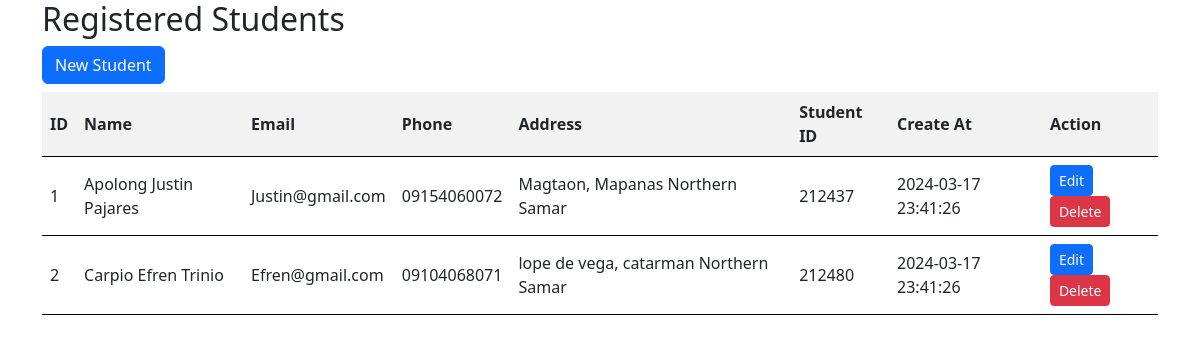
Screenshot of /Student_registration_form/index.php with the database file from the repository.
### tables this page shows
CREATE TABLE `students` (
  `id` int(11) NOT NULL,
  `name` varchar(100) NOT NULL,
  `email` varchar(200) NOT NULL,
  `phone` varchar(20) DEFAULT NULL,
  `address` varchar(200) DEFAULT NULL,
  `student_id` varchar(20) NOT NULL,
  `created_at` datetime NOT NULL DEFAULT current_timestamp()
);

### Student_registration_form/index.php (the view, shortened to what this page needs)
<!DOCTYPE html>
<html lang="en">
<head>
  <link rel="stylesheet" href="https://cdn.jsdelivr.net/npm/bootstrap@5.3.3/dist/css/bootstrap.min.css">
</head>
<body>
  <div class="container">
    <h2>Registered Students</h2>
    <a id="btn" class="btn btn-primary" href="/Student_Registration_Form/create.php" role="button">New Student</a>
    <br>
    <table class="tble">
      <thead>
        <tr>
          <th>ID</th>
          <th>Name</th>
          <th>Email</th>
          <th>Phone</th>
          <th>Address</th>
          <th>Student ID</th>
          <th>Create At</th>
          <th>Action</th>
        </tr>
      </thead>
      <tbody>
      <?php
      $servername = "localhost";
      $username = "root";
      $password = "";
      $database = "registration form";
      $connection = new mysqli($servername, $username, $password, $database);
      $sql = "SELECT * FROM students";
      $result = $connection->query($sql);
      while($row = $result->fetch_assoc()) {
        echo "
        <tr>
          <td>$row[id]</td>
          <td>$row[name]</td>
          <td>$row[email]</td>
          <td>$row[phone]</td>
          <td>$row[address]</td>
          <td>$row[student_id]</td>
          <td>$row[created_at]</td>
          <td>
            <a class='btn btn-primary btn-sm' href='/Student_Registration_Form/edit.php?id=$row[id]'>Edit</a>
            <a class='btn btn-danger btn-sm' href='/Student_Registration_Form/delete.php?id=$row[id]'>Delete</a>
          </td>
        </tr>
        ";
      }
      ?>
      </tbody>
    </table>
  </div>
</body>
</html>

### Student_registration_form/index.php (style rules this page uses)
table { border-collapse: collapse; width: 100%; }
th, td { border-bottom: 1px solid black; padding: 8px; text-align: left; }
th { background-color: #f2f2f2; }
#btn { margin-bottom: 8px; }

### rows the page displays
students: id "1", name "Apolong Justin Pajares", email "Justin@gmail.com", phone "09154060072", address "Magtaon, Mapanas Northern Samar", student "212437", created_at "2024-03-17 23:41:26"
students: id "2", name "Carpio Efren Trinio", email "Efren@gmail.com", phone "09104068071", address "lope de vega, catarman Northern Samar", student "212480", created_at "2024-03-17 23:41:26"
